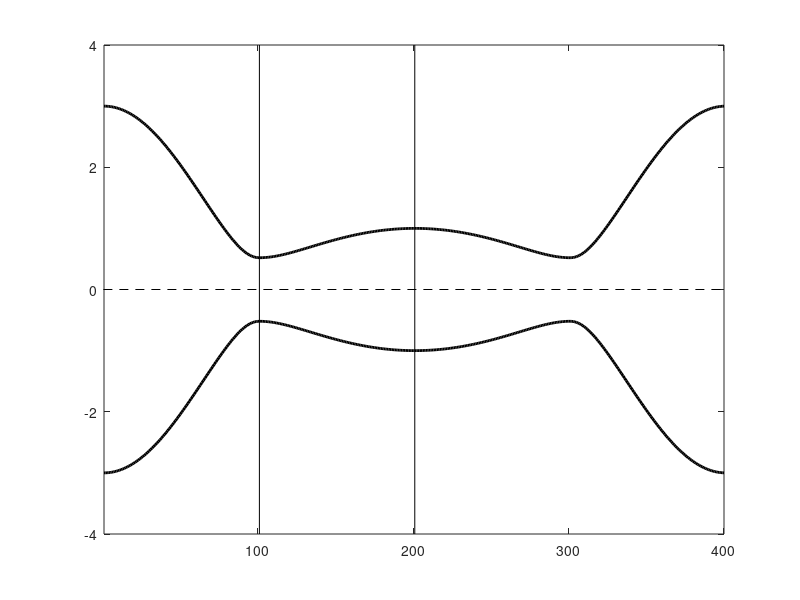

MATLAB code for this plot: (Note: this script raises an error after producing the figure.)
%%%          Band Structure Plot for ftn58sparse         %%%
%%% The spin polariztion is implemented in this function %%%
%%% 3/6/2016 Hans                                        %%%
%%% ---------------------------------------------------- %%%
clear all

E_range = [-4 4];
Ef      = 0;
isSP    = 0;
is2D    = 0;

%% Initial info. %%
load ftn58sparse.mat
norb = ftn58sparse.norb;
ii   = ftn58sparse.ij(:,1);
jj   = ftn58sparse.ij(:,2);
dd   = ftn58sparse.dd;
tt   = ftn58sparse.tt;
BR   = ftn58sparse.BR;
Sz   = [1 0;0 -1];

%% Kpoints %%%
nk = 100;

n = 0.5;
p1 = [linspace(0.0,2/3,nk+1)' linspace(0.0,1/3,nk+1)' linspace(0.0,0.0,nk+1)'];
p2 = [linspace(2/3,0.5,nk+1)' linspace(1/3,0.0,nk+1)' linspace(0.0,0.0,nk+1)'];
p3 = [linspace(0.5,1/3,nk+1)' linspace(0.0,-1/3,nk+1)' linspace(0.0,n,nk+1)'];
p4 = [linspace(1/3,0.0,nk+1)' linspace(-1/3,0.0,nk+1)' linspace(0.0,n,nk+1)'];
list    = [1 101 201 300 ];
kpoints = [p1(1:nk,:);p2(1:nk,:);p3(1:nk,:);p4(1:nk,:)]*2*pi;

if is2D==1
    N1 = 251; N2 = 251;
    p1 = linspace(-0.0,0.2,N1); 
    p2 = linspace(-0.0,0.2,N2);  
    [K1,K2] = meshgrid(p1,p2);

    kk = 1;
    for n1=1:N1
        for n2=1:N2
            kpoints(kk,:) = [p1(n1) p2(n2) 0]*2*pi;
            kk = kk + 1;
        end
    end

    nks     = length(kpoints);
end
    

%% Eigenvalue and Eigenvector calculations %%%
tic
eigvec = cell(size(kpoints,1),1);
nks    = length(kpoints);
Ek     = zeros(nks,norb);
SPz    = zeros(nks,norb);
for ik=1:nks
    time_init=tic;
    Hsparse = sparse(ii,jj,exp(1i*dd*kpoints(ik,:)').*tt,norb,norb);
    HH      = full(Hsparse);
    HH      = (HH+HH')/2 ;
    [vec, Etemp] = eig(HH);
     
    Ham{ik,1}    = HH;
    eigvec{ik,1} = vec;

%     A(ik*norb-norb+1:ik*norb,1) = ik;
%     A(ik*norb-norb+1:ik*norb,2) = diag(Etemp);
    
    Ek(ik,:)  = diag(Etemp);
    SSPz      = vec'*kron(Sz,eye(norb/2))*vec;
    SSPz      = (SSPz+SSPz')/2;
    SPz(ik,:) = diag(SSPz); 
    
    if mod(ik,1e3)==0
        fprintf('%3i/%i: %.3fs [%.2fm]\n',ik,nks,toc,toc(time_init)/60);
    end
    
end
toc

if is2D==1
    Ekk = reshape(Ek,[N1,N2,4]);

    %% 2D-Band
    figure('position',[150 0 850 660],'paperposition',[0.25 0.25 8 10.5],...
           'papertype','usletter','numbertitle','off','name','kx_kz',...
           'PaperPositionMode','manual','paperorientation','portrait',...
           'color','w');

    for iband = [2 3]
    %     surface(K1,K2,Ekk(:,:,iband)-Ef,'LineStyle','-','LineWidth',0.01,...
    %             'EdgeColor','none');
        surf(K1,K2,Ekk(:,:,iband)-Ef,'FaceAlpha','interp',...
            'FaceColor','blue',...    
            'AlphaDataMapping','scaled',...
            'AlphaData',gradient(abs(Ekk(:,:,iband)-Ef))*1e2,...        
            'EdgeColor','none');
        hold on
    end

    lighting gouraud;
    box on;
    ax = gca;
    ax.XGrid= 'on';
    ax.YGrid= 'on';
    ax.ZGrid= 'on';
    ax.DataAspectRatio = [1 1 15];
    axis([K1(1) K1(end) K2(1) K2(end) -1 1]);

    set(gca,'FontSize',16,'TickLabelInterpreter','latex','FontWeight','bold');
    xlabel('\bf{k$_{x}$($2\pi/a$)}','interpreter','LaTex','FontSize',20,'FontWeight','bold');
    ylabel('\bf{k$_{y}$($2\pi/a$)}','interpreter','LaTex','FontSize',20,'FontWeight','bold');
    zlabel('\bf{Energy (eV)}','interpreter','LaTex','FontSize',20,'FontWeight','bold');
    return
end

[~, Emin] = min(abs(Ek(1,:)-Ef));
disp(Emin);

%% Plotting %%%
h = figure;

if isSP==1
    ncolor   = 1e4;
    spmap_p  = [linspace(1,1,ncolor+1)' linspace(0,1,ncolor+1)' linspace(0,1,ncolor+1)'];
    spmap_n  = [linspace(1,0,ncolor)' linspace(1,0,ncolor)' linspace(1,1,ncolor)'];
    spmap    = [spmap_p(1:ncolor,:);spmap_n];

    for ii=1:norb
        cplot(1:nks,Ek(:,ii)-Ef,SPz(:,ii),'-','LineWidth',1);
        colormap(spmap);
        hold on
    end
    colorbar('TickLabelInterpreter','LaTex','FontSize',18);
else
    for ii=1:norb
        plot(1:nks,Ek(:,ii)-Ef,'k-','LineWidth',2);
        hold on
    end
end

for il = 2:size(list,2)-1
line('XData', [list(il) list(il)], 'YData', [E_range(1) E_range(2)], 'LineStyle', '-', ...
    'LineWidth', 0.1, 'Color','k');
end
line('XData', [0 nks], 'YData', [0 0], 'LineStyle', '--', ...
    'LineWidth', 0.5, 'Color','k');
%ylabel('\bf{Energy (eV)}','FontSize',24,'interpreter','LaTex');

axis([1 nks E_range(1) E_range(2)]);
ax = gca;
ax.TickDir    = 'in';
ax.FontSize   = 20;
ax.FontWeight = 'bold';
ax.TickLength = [0.02 0.02];
ax.XTick      = list(:);
ax.YTick      = E_range(1):2:E_range(2);
ax.XTickLabel = {'{$\Gamma$}' '{M}' '{K}' '{$\Gamma$}'};
% ax.XTickLabel = {'\bf{X}' '\bf{$\Gamma$}' '\bf{X}'};
% ax.XTickLabel = {};
ax.LineWidth  = 1.2;
ax.TickLabelInterpreter='latex';